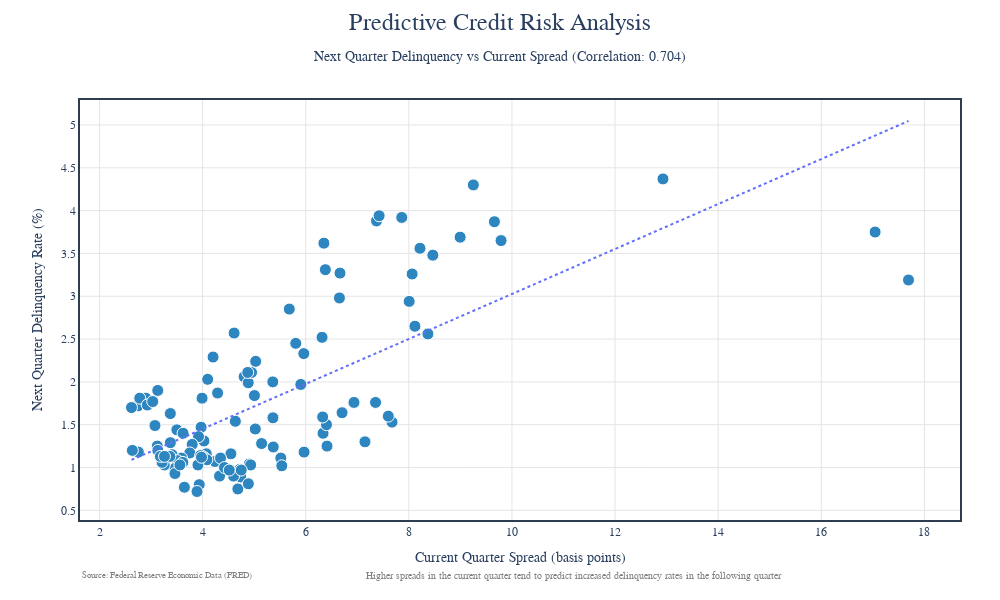

The notebook cell this image was saved under:
### Code cell
# 1. First create a clean dataframe with current spreads and NEXT quarter's delinquencies
def create_prediction_df(df):
    prediction_df = pd.DataFrame({
        'Quarter': df['quarter'],
        'Current_Spread': df['quarterly_spread'],
        'Next_Quarter_Delinquency': df['delinquency_rate_loans'].shift(-1)  # Next quarter's delinquency
    })  # Remove any rows with missing data

    # Calculate correlation
    correlation = prediction_df['Current_Spread'].corr(prediction_df['Next_Quarter_Delinquency'])

    return prediction_df, correlation

# 2. Create scatter plot to visualize relationship
def plot_prediction_relationship(prediction_df):
    """
    Create scatter plot showing the predictive relationship between spreads and future delinquencies.
    """
    # Calculate correlation for the title
    correlation = prediction_df['Current_Spread'].corr(prediction_df['Next_Quarter_Delinquency'])

    # Create the base scatter plot
    fig = px.scatter(
        prediction_df,
        x='Current_Spread',
        y='Next_Quarter_Delinquency',
        trendline="ols"
    )

    # Update scatter points
    fig.update_traces(
        marker=dict(
            size=12,
            color='#2E86C1',  # Rich blue
            line=dict(width=1, color='white')
        ),
        selector=dict(mode='markers')
    )

    # Style the trendline
    fig.update_traces(
        line=dict(width=2, dash='dot'),
        selector=dict(mode='lines')
    )

    # Enhanced layout
    fig.update_layout(
        title=dict(
            text=f'Predictive Credit Risk Analysis<br><span style="font-size: 14px">Next Quarter Delinquency vs Current Spread (Correlation: {correlation:.3f})</span>',
            font=dict(size=24),
            x=0.5,
            y=0.95
        ),
        plot_bgcolor='white',
        paper_bgcolor='white',
        font=dict(
            family="Arial",
            size=12
        ),
        width=1000,
        height=600,
        margin=dict(t=100, l=80, r=40, b=80)
    )

    # Enhance axes
    fig.update_xaxes(
        title=dict(
            text="Current Quarter Spread (basis points)",
            font=dict(size=14)
        ),
        showgrid=True,
        gridwidth=1,
        gridcolor='#E5E5E5',
        mirror=True,
        showline=True,
        linewidth=2,
        linecolor='#2C3E50'
    )

    fig.update_yaxes(
        title=dict(
            text="Next Quarter Delinquency Rate (%)",
            font=dict(size=14)
        ),
        showgrid=True,
        gridwidth=1,
        gridcolor='#E5E5E5',
        mirror=True,
        showline=True,
        linewidth=2,
        linecolor='#2C3E50'
    )

    # Add annotations
    fig.add_annotation(
        text="Source: Federal Reserve Economic Data (FRED)",
        xref="paper", yref="paper",
        x=0.0000001, y=-0.15,
        showarrow=False,
        font=dict(size=9, color='gray')
    )

    # Add a subtle caption explaining the relationship
    fig.add_annotation(
        text="Higher spreads in the current quarter tend to predict increased delinquency rates in the following quarter",
        xref="paper", yref="paper",
        x=0.8, y=-0.15,
        showarrow=False,
        font=dict(size=10, color='gray')
    )

    return fig
# Run analysis
prediction_df, correlation = create_prediction_df(df_viz)
display(prediction_df)
print(f"Correlation between current spreads and next quarter's delinquencies: {correlation:.3f}")
plot_prediction_relationship(prediction_df)

### Figure 1 — Plotly figure (JSON) as saved in the notebook; plotly's stock layout.template omitted (floating-point values rounded to 4 significant figures)
{"data": [{"hovertemplate": "Current_Spread=%{x}<br>Next_Quarter_Delinquency=%{y}<extra></extra>", "legendgroup": "", "marker": {"color": "#2E86C1", "line": {"color": "white", "width": 1}, "size": 12, "symbol": "circle"}, "mode": "markers", "name": "", "orientation": "v", "showlegend": false, "type": "scatter", "x": [3.13, 2.897, 2.747, 2.62, 2.781, 2.927, 3.033, 4.29, 5.905, 5.361, 4.805, 4.885, 4.949, 5.029, 5.963, 6.316, 8.118, 8.006, 8.064, 8.465, 8.995, 7.863, 7.373, 9.66, 9.789, 8.216, 6.665, 5.682, 4.611, 4.202, 4.098, 3.989, 3.373, 3.076, 3.971, 3.5, 3.621, 3.374, 3.12, 3.407, 3.132, 2.753, 2.637, 4.026, 5.022, 7.355, 6.936, 8.37, 17.69, 17.04, 12.93, 9.251, 7.423, 6.352, 6.381, 6.654, 5.807, 4.875, 5.005, 6.704, 7.674, 6.336, 6.413, 5.968, 5.517, 4.904, 4.723, 4.739, 4.328, 3.934, 3.646, 3.891, 4.683, 4.887, 4.6, 5.536, 6.402, 7.602, 6.328, 5.364, 4.635, 3.921, 3.798, 3.75, 3.592, 3.509, 3.465, 3.463, 4.071, 4.24, 4.022, 4.082, 3.961, 5.144, 7.149, 5.37, 4.549, 3.616, 3.257, 3.203, 3.214, 3.559, 4.347, 4.931, 4.749, 4.424, 4.517, 3.909, 3.978, 3.365, 3.18, 3.26, 2.908], "xaxis": "x", "y": [1.9, 1.81, 1.72, 1.7, 1.81, 1.73, 1.77, 1.87, 1.97, 2, 2.06, 1.99, 2.11, 2.24, 2.33, 2.52, 2.65, 2.94, 3.26, 3.48, 3.69, 3.92, 3.88, 3.87, 3.65, 3.56, 3.27, 2.85, 2.57, 2.29, 2.03, 1.81, 1.63, 1.49, 1.47, 1.44, 1.4, 1.29, 1.25, 1.15, 1.2, 1.18, 1.2, 1.31, 1.45, 1.76, 1.76, 2.56, 3.19, 3.75, 4.37, 4.3, 3.94, 3.62, 3.31, 2.98, 2.45, 2.11, 1.84, 1.64, 1.53, 1.4, 1.25, 1.18, 1.11, 1.04, 0.98, 0.89, 0.9, 0.8, 0.77, 0.72, 0.75, 0.81, 0.9, 1.02, 1.5, 1.6, 1.59, 1.58, 1.54, 1.36, 1.27, 1.17, 1.11, 1.08, 0.99, 0.93, 1.16, 1.07, 1.12, 1.09, 1.14, 1.28, 1.3, 1.24, 1.16, 1.06, 1.03, 1.12, 1.06, 1.03, 1.11, 1.03, 0.97, 1, 0.97, 1.03, 1.12, 1.13, 1.13, 1.13, null], "yaxis": "y"}, {"hovertemplate": "<b>OLS trendline</b><br>Next_Quarter_Delinquency = 0.262623 * Current_Spread + 0.400209<br>R<sup>2</sup>=0.496054<br><br>Current_Spread=%{x}<br>Next_Quarter_Delinquency=%{y} <b>(trend)</b><extra></extra>", "legendgroup": "", "line": {"dash": "dot", "width": 2}, "marker": {"color": "#636efa", "symbol": "circle"}, "mode": "lines", "name": "", "showlegend": false, "type": "scatter", "x": [2.62, 2.637, 2.747, 2.753, 2.781, 2.897, 2.927, 3.033, 3.076, 3.12, 3.13, 3.132, 3.18, 3.203, 3.214, 3.257, 3.26, 3.365, 3.373, 3.374, 3.407, 3.463, 3.465, 3.5, 3.509, 3.559, 3.592, 3.616, 3.621, 3.646, 3.75, 3.798, 3.891, 3.909, 3.921, 3.934, 3.961, 3.971, 3.978, 3.989, 4.022, 4.026, 4.071, 4.082, 4.098, 4.202, 4.24, 4.29, 4.328, 4.347, 4.424, 4.517, 4.549, 4.6, 4.611, 4.635, 4.683, 4.723, 4.739, 4.749, 4.805, 4.875, 4.885, 4.887, 4.904, 4.931, 4.949, 5.005, 5.022, 5.029, 5.144, 5.361, 5.364, 5.37, 5.517, 5.536, 5.682, 5.807, 5.905, 5.963, 5.968, 6.316, 6.328, 6.336, 6.352, 6.381, 6.402, 6.413, 6.654, 6.665, 6.704, 6.936, 7.149, 7.355, 7.373, 7.423, 7.602, 7.674, 7.863, 8.006, 8.064, 8.118, 8.216, 8.37, 8.465, 8.995, 9.251, 9.66, 9.789, 12.93, 17.04, 17.69], "xaxis": "x", "y": [1.088, 1.093, 1.122, 1.123, 1.13, 1.161, 1.169, 1.197, 1.208, 1.22, 1.222, 1.223, 1.235, 1.242, 1.244, 1.256, 1.256, 1.284, 1.286, 1.286, 1.295, 1.31, 1.31, 1.32, 1.322, 1.335, 1.344, 1.35, 1.351, 1.358, 1.385, 1.398, 1.422, 1.427, 1.43, 1.433, 1.44, 1.443, 1.445, 1.448, 1.456, 1.458, 1.469, 1.472, 1.476, 1.504, 1.514, 1.527, 1.537, 1.542, 1.562, 1.586, 1.595, 1.608, 1.611, 1.617, 1.63, 1.641, 1.645, 1.647, 1.662, 1.68, 1.683, 1.684, 1.688, 1.695, 1.7, 1.715, 1.719, 1.721, 1.751, 1.808, 1.809, 1.81, 1.849, 1.854, 1.892, 1.925, 1.951, 1.966, 1.968, 2.059, 2.062, 2.064, 2.068, 2.076, 2.082, 2.084, 2.148, 2.151, 2.161, 2.222, 2.278, 2.332, 2.336, 2.35, 2.397, 2.415, 2.465, 2.503, 2.518, 2.532, 2.558, 2.598, 2.623, 2.763, 2.83, 2.937, 2.971, 3.796, 4.876, 5.046], "yaxis": "y"}], "layout": {"annotations": [{"font": {"color": "gray", "size": 9}, "showarrow": false, "text": "Source: Federal Reserve Economic Data (FRED)", "x": 1e-07, "xref": "paper", "y": -0.15, "yref": "paper"}, {"font": {"color": "gray", "size": 10}, "showarrow": false, "text": "Higher spreads in the current quarter tend to predict increased delinquency rates in the following quarter", "x": 0.8, "xref": "paper", "y": -0.15, "yref": "paper"}], "font": {"family": "Arial", "size": 12}, "height": 600, "legend": {"tracegroupgap": 0}, "margin": {"b": 80, "l": 80, "r": 40, "t": 100}, "paper_bgcolor": "white", "plot_bgcolor": "white", "title": {"font": {"size": 24}, "text": "Predictive Credit Risk Analysis<br><span style=\"font-size: 14px\">Next Quarter Delinquency vs Current Spread (Correlation: 0.704)</span>", "x": 0.5, "y": 0.95}, "width": 1000, "xaxis": {"anchor": "y", "domain": [0, 1], "gridcolor": "#E5E5E5", "gridwidth": 1, "linecolor": "#2C3E50", "linewidth": 2, "mirror": true, "showgrid": true, "showline": true, "title": {"font": {"size": 14}, "text": "Current Quarter Spread (basis points)"}}, "yaxis": {"anchor": "x", "domain": [0, 1], "gridcolor": "#E5E5E5", "gridwidth": 1, "linecolor": "#2C3E50", "linewidth": 2, "mirror": true, "showgrid": true, "showline": true, "title": {"font": {"size": 14}, "text": "Next Quarter Delinquency Rate (%)"}}}}
